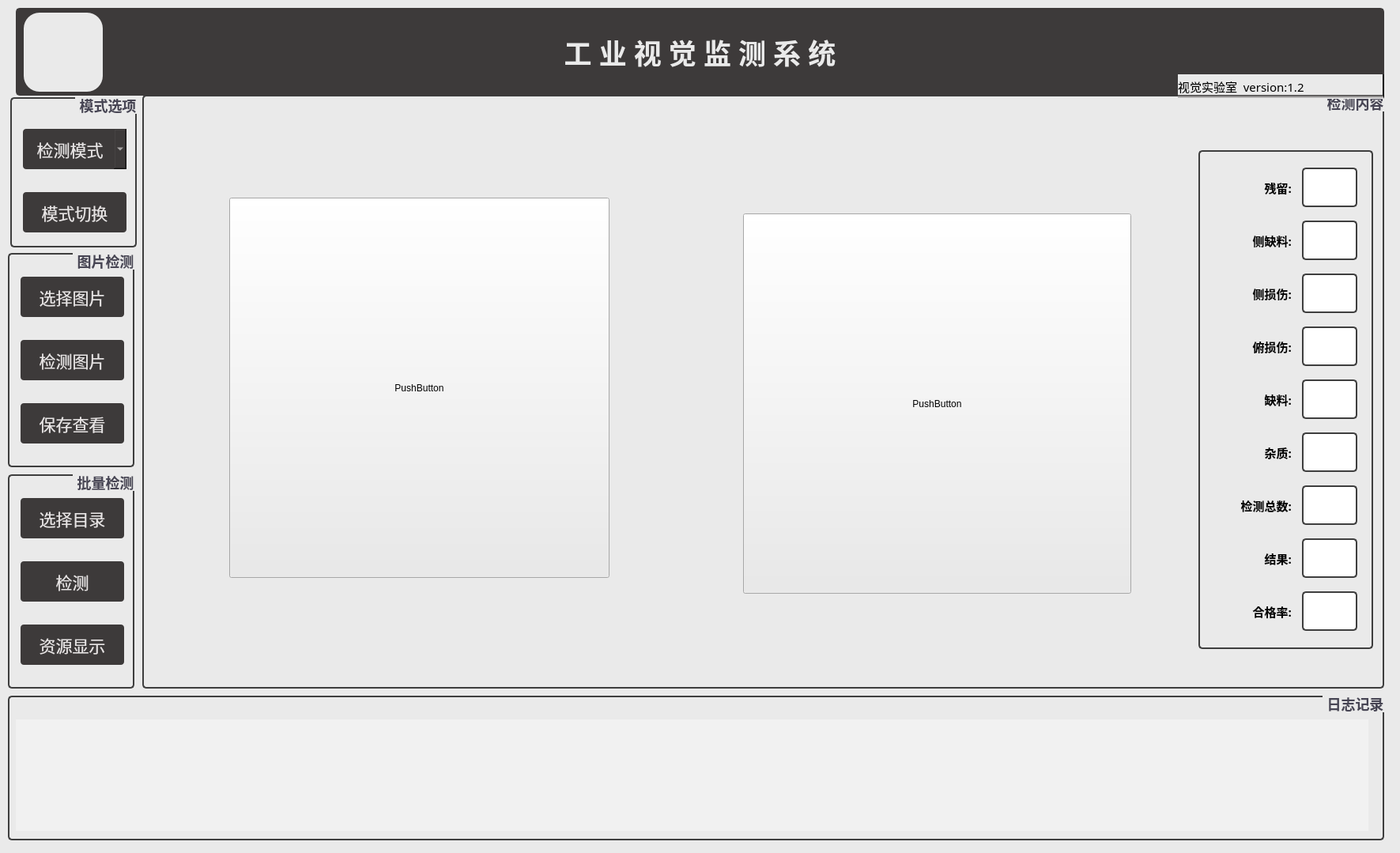
<?xml version="1.0" encoding="UTF-8"?>
<ui version="4.0">
 <author>lenks</author>
 <class>Form</class>
 <widget class="QWidget" name="Form">
  <property name="geometry">
   <rect>
    <x>0</x>
    <y>0</y>
    <width>1771</width>
    <height>1079</height>
   </rect>
  </property>
  <property name="maximumSize">
   <size>
    <width>166666</width>
    <height>166666</height>
   </size>
  </property>
  <property name="windowTitle">
   <string>工业视觉监测系统ver1.2</string>
  </property>
  <property name="styleSheet">
   <string notr="true">QWidget{
background-color:#eaeaea;
}</string>
  </property>
  <widget class="QGroupBox" name="groupBox_6">
   <property name="geometry">
    <rect>
     <x>180</x>
     <y>120</y>
     <width>1571</width>
     <height>751</height>
    </rect>
   </property>
   <property name="styleSheet">
    <string notr="true">QGroupBox{
border: 2px solid #3e3e3e;
border-radius:5px;
margin-top:2ex;
font-family:微软雅黑;
font:bold 18px;
color:#474554;
}
QGroupBox::title
{
subcontrol-origin:margin;
subcontrol-position:top right;
padding:0 3px;
}</string>
   </property>
   <property name="title">
    <string>检测内容</string>
   </property>
   <widget class="QLabel" name="label">
    <property name="geometry">
     <rect>
      <x>10</x>
      <y>30</y>
      <width>651</width>
      <height>711</height>
     </rect>
    </property>
    <property name="font">
     <font>
      <family>微软雅黑</family>
      <pointsize>10</pointsize>
      <weight>75</weight>
      <bold>true</bold>
     </font>
    </property>
    <property name="layoutDirection">
     <enum>Qt::LeftToRight</enum>
    </property>
    <property name="styleSheet">
     <string notr="true">QLabel{
background-color:#eaeaea;
}</string>
    </property>
    <property name="text">
     <string>待检测图片</string>
    </property>
    <property name="alignment">
     <set>Qt::AlignCenter</set>
    </property>
   </widget>
   <widget class="QLabel" name="label2">
    <property name="enabled">
     <bool>true</bool>
    </property>
    <property name="geometry">
     <rect>
      <x>670</x>
      <y>30</y>
      <width>651</width>
      <height>711</height>
     </rect>
    </property>
    <property name="maximumSize">
     <size>
      <width>16777215</width>
      <height>16777215</height>
     </size>
    </property>
    <property name="font">
     <font>
      <family>微软雅黑</family>
      <pointsize>10</pointsize>
      <weight>75</weight>
      <bold>true</bold>
     </font>
    </property>
    <property name="layoutDirection">
     <enum>Qt::LeftToRight</enum>
    </property>
    <property name="styleSheet">
     <string notr="true">QLabel{
background-color:#eaeaea;
}</string>
    </property>
    <property name="text">
     <string>图片检测结果</string>
    </property>
    <property name="alignment">
     <set>Qt::AlignCenter</set>
    </property>
   </widget>
   <widget class="QGroupBox" name="groupBox">
    <property name="geometry">
     <rect>
      <x>1336</x>
      <y>70</y>
      <width>221</width>
      <height>631</height>
     </rect>
    </property>
    <layout class="QGridLayout" name="gridLayout">
     <item row="7" column="1">
      <widget class="QLabel" name="t8">
       <property name="maximumSize">
        <size>
         <width>70</width>
         <height>16777215</height>
        </size>
       </property>
       <property name="font">
        <font>
         <family>微软雅黑</family>
         <pointsize>12</pointsize>
         <weight>50</weight>
         <bold>false</bold>
        </font>
       </property>
       <property name="cursor">
        <cursorShape>PointingHandCursor</cursorShape>
       </property>
       <property name="styleSheet">
        <string notr="true">QLabel{
color:red;
background-color:white;
border: 2px solid #3e3e3e;
border-radius:5px;
}</string>
       </property>
       <property name="text">
        <string/>
       </property>
       <property name="alignment">
        <set>Qt::AlignCenter</set>
       </property>
      </widget>
     </item>
     <item row="6" column="0">
      <widget class="QLabel" name="label_9">
       <property name="maximumSize">
        <size>
         <width>100</width>
         <height>50</height>
        </size>
       </property>
       <property name="font">
        <font>
         <family>微软雅黑</family>
         <pointsize>11</pointsize>
         <weight>75</weight>
         <bold>true</bold>
        </font>
       </property>
       <property name="styleSheet">
        <string notr="true"/>
       </property>
       <property name="text">
        <string>检测总数:</string>
       </property>
       <property name="alignment">
        <set>Qt::AlignRight|Qt::AlignTrailing|Qt::AlignVCenter</set>
       </property>
      </widget>
     </item>
     <item row="4" column="0">
      <widget class="QLabel" name="label_7">
       <property name="maximumSize">
        <size>
         <width>100</width>
         <height>50</height>
        </size>
       </property>
       <property name="font">
        <font>
         <family>微软雅黑</family>
         <pointsize>11</pointsize>
         <weight>75</weight>
         <bold>true</bold>
        </font>
       </property>
       <property name="styleSheet">
        <string notr="true"/>
       </property>
       <property name="text">
        <string>缺料:</string>
       </property>
       <property name="alignment">
        <set>Qt::AlignRight|Qt::AlignTrailing|Qt::AlignVCenter</set>
       </property>
      </widget>
     </item>
     <item row="3" column="0">
      <widget class="QLabel" name="label_6">
       <property name="maximumSize">
        <size>
         <width>100</width>
         <height>50</height>
        </size>
       </property>
       <property name="font">
        <font>
         <family>微软雅黑</family>
         <pointsize>11</pointsize>
         <weight>75</weight>
         <bold>true</bold>
        </font>
       </property>
       <property name="styleSheet">
        <string notr="true"/>
       </property>
       <property name="text">
        <string>俯损伤:</string>
       </property>
       <property name="alignment">
        <set>Qt::AlignRight|Qt::AlignTrailing|Qt::AlignVCenter</set>
       </property>
      </widget>
     </item>
     <item row="2" column="0">
      <widget class="QLabel" name="label_5">
       <property name="maximumSize">
        <size>
         <width>100</width>
         <height>50</height>
        </size>
       </property>
       <property name="font">
        <font>
         <family>微软雅黑</family>
         <pointsize>11</pointsize>
         <weight>75</weight>
         <bold>true</bold>
        </font>
       </property>
       <property name="styleSheet">
        <string notr="true"/>
       </property>
       <property name="text">
        <string>侧损伤:</string>
       </property>
       <property name="alignment">
        <set>Qt::AlignRight|Qt::AlignTrailing|Qt::AlignVCenter</set>
       </property>
      </widget>
     </item>
     <item row="1" column="1">
      <widget class="QLabel" name="t2">
       <property name="maximumSize">
        <size>
         <width>70</width>
         <height>16777215</height>
        </size>
       </property>
       <property name="font">
        <font>
         <family>微软雅黑</family>
         <pointsize>12</pointsize>
         <weight>50</weight>
         <bold>false</bold>
        </font>
       </property>
       <property name="cursor">
        <cursorShape>PointingHandCursor</cursorShape>
       </property>
       <property name="styleSheet">
        <string notr="true">QLabel{
color:red;
background-color:white;
border: 2px solid #3e3e3e;
border-radius:5px;
}</string>
       </property>
       <property name="text">
        <string/>
       </property>
       <property name="alignment">
        <set>Qt::AlignCenter</set>
       </property>
      </widget>
     </item>
     <item row="5" column="1">
      <widget class="QLabel" name="t6">
       <property name="maximumSize">
        <size>
         <width>70</width>
         <height>16777215</height>
        </size>
       </property>
       <property name="font">
        <font>
         <family>微软雅黑</family>
         <pointsize>12</pointsize>
         <weight>50</weight>
         <bold>false</bold>
        </font>
       </property>
       <property name="cursor">
        <cursorShape>PointingHandCursor</cursorShape>
       </property>
       <property name="styleSheet">
        <string notr="true">QLabel{
color:red;
background-color:white;
border: 2px solid #3e3e3e;
border-radius:5px;
}</string>
       </property>
       <property name="text">
        <string/>
       </property>
       <property name="alignment">
        <set>Qt::AlignCenter</set>
       </property>
      </widget>
     </item>
     <item row="4" column="1">
      <widget class="QLabel" name="t5">
       <property name="maximumSize">
        <size>
         <width>70</width>
         <height>16777215</height>
        </size>
       </property>
       <property name="font">
        <font>
         <family>微软雅黑</family>
         <pointsize>12</pointsize>
         <weight>50</weight>
         <bold>false</bold>
        </font>
       </property>
       <property name="cursor">
        <cursorShape>PointingHandCursor</cursorShape>
       </property>
       <property name="styleSheet">
        <string notr="true">QLabel{
color:red;
background-color:white;
border: 2px solid #3e3e3e;
border-radius:5px;
}</string>
       </property>
       <property name="text">
        <string/>
       </property>
       <property name="alignment">
        <set>Qt::AlignCenter</set>
       </property>
      </widget>
     </item>
     <item row="6" column="1">
      <widget class="QLabel" name="t7">
       <property name="maximumSize">
        <size>
         <width>70</width>
         <height>16777215</height>
        </size>
       </property>
       <property name="font">
        <font>
         <family>微软雅黑</family>
         <pointsize>12</pointsize>
         <weight>50</weight>
         <bold>false</bold>
        </font>
       </property>
       <property name="cursor">
        <cursorShape>PointingHandCursor</cursorShape>
       </property>
       <property name="styleSheet">
        <string notr="true">QLabel{
color:red;
background-color:white;
border: 2px solid #3e3e3e;
border-radius:5px;
}</string>
       </property>
       <property name="text">
        <string/>
       </property>
       <property name="alignment">
        <set>Qt::AlignCenter</set>
       </property>
      </widget>
     </item>
     <item row="5" column="0">
      <widget class="QLabel" name="label_8">
       <property name="maximumSize">
        <size>
         <width>100</width>
         <height>50</height>
        </size>
       </property>
       <property name="font">
        <font>
         <family>微软雅黑</family>
         <pointsize>11</pointsize>
         <weight>75</weight>
         <bold>true</bold>
        </font>
       </property>
       <property name="styleSheet">
        <string notr="true"/>
       </property>
       <property name="text">
        <string>杂质:</string>
       </property>
       <property name="alignment">
        <set>Qt::AlignRight|Qt::AlignTrailing|Qt::AlignVCenter</set>
       </property>
      </widget>
     </item>
     <item row="1" column="0">
      <widget class="QLabel" name="label_4">
       <property name="maximumSize">
        <size>
         <width>100</width>
         <height>50</height>
        </size>
       </property>
       <property name="font">
        <font>
         <family>微软雅黑</family>
         <pointsize>11</pointsize>
         <weight>75</weight>
         <bold>true</bold>
        </font>
       </property>
       <property name="styleSheet">
        <string notr="true"/>
       </property>
       <property name="text">
        <string>侧缺料:</string>
       </property>
       <property name="alignment">
        <set>Qt::AlignRight|Qt::AlignTrailing|Qt::AlignVCenter</set>
       </property>
      </widget>
     </item>
     <item row="2" column="1">
      <widget class="QLabel" name="t3">
       <property name="maximumSize">
        <size>
         <width>70</width>
         <height>16777215</height>
        </size>
       </property>
       <property name="font">
        <font>
         <family>微软雅黑</family>
         <pointsize>12</pointsize>
         <weight>50</weight>
         <bold>false</bold>
        </font>
       </property>
       <property name="cursor">
        <cursorShape>PointingHandCursor</cursorShape>
       </property>
       <property name="styleSheet">
        <string notr="true">QLabel{
color:red;
background-color:white;
border: 2px solid #3e3e3e;
border-radius:5px;
}</string>
       </property>
       <property name="text">
        <string/>
       </property>
       <property name="alignment">
        <set>Qt::AlignCenter</set>
       </property>
      </widget>
     </item>
     <item row="7" column="0">
      <widget class="QLabel" name="label_10">
       <property name="maximumSize">
        <size>
         <width>100</width>
         <height>50</height>
        </size>
       </property>
       <property name="font">
        <font>
         <family>微软雅黑</family>
         <pointsize>11</pointsize>
         <weight>75</weight>
         <bold>true</bold>
        </font>
       </property>
       <property name="styleSheet">
        <string notr="true"/>
       </property>
       <property name="text">
        <string>结果:</string>
       </property>
       <property name="alignment">
        <set>Qt::AlignRight|Qt::AlignTrailing|Qt::AlignVCenter</set>
       </property>
      </widget>
     </item>
     <item row="0" column="0">
      <widget class="QLabel" name="label_3">
       <property name="maximumSize">
        <size>
         <width>100</width>
         <height>50</height>
        </size>
       </property>
       <property name="font">
        <font>
         <family>微软雅黑</family>
         <pointsize>11</pointsize>
         <weight>75</weight>
         <bold>true</bold>
        </font>
       </property>
       <property name="styleSheet">
        <string notr="true"/>
       </property>
       <property name="text">
        <string>残留:</string>
       </property>
       <property name="alignment">
        <set>Qt::AlignRight|Qt::AlignTrailing|Qt::AlignVCenter</set>
       </property>
      </widget>
     </item>
     <item row="3" column="1">
      <widget class="QLabel" name="t4">
       <property name="maximumSize">
        <size>
         <width>70</width>
         <height>16777215</height>
        </size>
       </property>
       <property name="font">
        <font>
         <family>微软雅黑</family>
         <pointsize>12</pointsize>
         <weight>50</weight>
         <bold>false</bold>
        </font>
       </property>
       <property name="cursor">
        <cursorShape>PointingHandCursor</cursorShape>
       </property>
       <property name="styleSheet">
        <string notr="true">QLabel{
color:red;
background-color:white;
border: 2px solid #3e3e3e;
border-radius:5px;
}</string>
       </property>
       <property name="text">
        <string/>
       </property>
       <property name="alignment">
        <set>Qt::AlignCenter</set>
       </property>
      </widget>
     </item>
     <item row="0" column="1">
      <widget class="QLabel" name="t1">
       <property name="maximumSize">
        <size>
         <width>70</width>
         <height>16777215</height>
        </size>
       </property>
       <property name="font">
        <font>
         <family>微软雅黑</family>
         <pointsize>12</pointsize>
         <weight>50</weight>
         <bold>false</bold>
        </font>
       </property>
       <property name="cursor">
        <cursorShape>PointingHandCursor</cursorShape>
       </property>
       <property name="styleSheet">
        <string notr="true">QLabel{
color:red;
background-color:white;
border: 2px solid #3e3e3e;
border-radius:5px;
}</string>
       </property>
       <property name="text">
        <string/>
       </property>
       <property name="alignment">
        <set>Qt::AlignCenter</set>
       </property>
      </widget>
     </item>
     <item row="8" column="1">
      <widget class="QLabel" name="t9">
       <property name="maximumSize">
        <size>
         <width>70</width>
         <height>16777215</height>
        </size>
       </property>
       <property name="font">
        <font>
         <family>微软雅黑</family>
         <pointsize>12</pointsize>
         <weight>50</weight>
         <bold>false</bold>
        </font>
       </property>
       <property name="cursor">
        <cursorShape>PointingHandCursor</cursorShape>
       </property>
       <property name="styleSheet">
        <string notr="true">QLabel{
color:red;
background-color:white;
border: 2px solid #3e3e3e;
border-radius:5px;
}</string>
       </property>
       <property name="text">
        <string/>
       </property>
       <property name="alignment">
        <set>Qt::AlignCenter</set>
       </property>
      </widget>
     </item>
     <item row="8" column="0">
      <widget class="QLabel" name="label_11">
       <property name="maximumSize">
        <size>
         <width>100</width>
         <height>50</height>
        </size>
       </property>
       <property name="font">
        <font>
         <family>微软雅黑</family>
         <pointsize>11</pointsize>
         <weight>75</weight>
         <bold>true</bold>
        </font>
       </property>
       <property name="styleSheet">
        <string notr="true"/>
       </property>
       <property name="text">
        <string>合格率:</string>
       </property>
       <property name="alignment">
        <set>Qt::AlignRight|Qt::AlignTrailing|Qt::AlignVCenter</set>
       </property>
      </widget>
     </item>
    </layout>
   </widget>
   <widget class="QPushButton" name="get_image">
    <property name="geometry">
     <rect>
      <x>110</x>
      <y>130</y>
      <width>481</width>
      <height>481</height>
     </rect>
    </property>
    <property name="text">
     <string>PushButton</string>
    </property>
   </widget>
   <widget class="QPushButton" name="result_img">
    <property name="geometry">
     <rect>
      <x>760</x>
      <y>150</y>
      <width>491</width>
      <height>481</height>
     </rect>
    </property>
    <property name="text">
     <string>PushButton</string>
    </property>
   </widget>
   <widget class="QLabel" name="flag">
    <property name="geometry">
     <rect>
      <x>450</x>
      <y>110</y>
      <width>200</width>
      <height>200</height>
     </rect>
    </property>
    <property name="maximumSize">
     <size>
      <width>400</width>
      <height>400</height>
     </size>
    </property>
    <property name="autoFillBackground">
     <bool>false</bool>
    </property>
    <property name="styleSheet">
     <string notr="true">QLabel{
background-color:rgb(22,22,22,0)
}</string>
    </property>
    <property name="text">
     <string/>
    </property>
   </widget>
  </widget>
  <widget class="QGroupBox" name="groupBox_4">
   <property name="geometry">
    <rect>
     <x>10</x>
     <y>600</y>
     <width>160</width>
     <height>271</height>
    </rect>
   </property>
   <property name="maximumSize">
    <size>
     <width>160</width>
     <height>16777215</height>
    </size>
   </property>
   <property name="styleSheet">
    <string notr="true">QGroupBox{
border: 2px solid #3e3e3e;
border-radius:5px;
margin-top:2ex;
font-family:微软雅黑;
font:bold 18px;
color:#474554;
}
QGroupBox::title
{
subcontrol-origin:margin;
subcontrol-position:top right;
padding:0 3px;
}</string>
   </property>
   <property name="title">
    <string>批量检测</string>
   </property>
   <widget class="QPushButton" name="btn5_1">
    <property name="geometry">
     <rect>
      <x>16</x>
      <y>110</y>
      <width>131</width>
      <height>51</height>
     </rect>
    </property>
    <property name="font">
     <font>
      <family>微软雅黑</family>
      <pointsize>-1</pointsize>
      <weight>50</weight>
      <italic>false</italic>
      <bold>false</bold>
     </font>
    </property>
    <property name="styleSheet">
     <string notr="true">QPushButton{
text-align : center;
 background-color :#3D3A3A;
 font-family:微软雅黑;
 border-color: gray;
 border-width: 0px;
 border-radius: 4px;
 padding: 6px;
 height : 14px;
 border-style: outset;
 font : 21px;
 color:#E7E4E4
}
 QPushButton:pressed
{background-color :#666666;
 font-family:微软雅黑;
 border-color: gray;
 border-width: 0px;
 border-radius: 4px;
 padding: 6px;
 height : 14px;
 border-style: outset;
 font : 20px;
 color:#E7E4E4}
</string>
    </property>
    <property name="text">
     <string>检测</string>
    </property>
   </widget>
   <widget class="QPushButton" name="btn5_2">
    <property name="geometry">
     <rect>
      <x>16</x>
      <y>30</y>
      <width>131</width>
      <height>51</height>
     </rect>
    </property>
    <property name="font">
     <font>
      <family>微软雅黑</family>
      <pointsize>-1</pointsize>
      <weight>50</weight>
      <italic>false</italic>
      <bold>false</bold>
     </font>
    </property>
    <property name="styleSheet">
     <string notr="true">QPushButton{
text-align : center;
 background-color :#3D3A3A;
 font-family:微软雅黑;
 border-color: gray;
 border-width: 0px;
 border-radius: 4px;
 padding: 6px;
 height : 14px;
 border-style: outset;
 font : 21px;
 color:#E7E4E4
}
 QPushButton:pressed
{background-color :#666666;
 font-family:微软雅黑;
 border-color: gray;
 border-width: 0px;
 border-radius: 4px;
 padding: 6px;
 height : 14px;
 border-style: outset;
 font : 20px;
 color:#E7E4E4}
</string>
    </property>
    <property name="text">
     <string>选择目录</string>
    </property>
   </widget>
   <widget class="QPushButton" name="btn5_3">
    <property name="geometry">
     <rect>
      <x>16</x>
      <y>190</y>
      <width>131</width>
      <height>51</height>
     </rect>
    </property>
    <property name="font">
     <font>
      <family>微软雅黑</family>
      <pointsize>-1</pointsize>
      <weight>50</weight>
      <italic>false</italic>
      <bold>false</bold>
     </font>
    </property>
    <property name="styleSheet">
     <string notr="true">QPushButton{
text-align : center;
 background-color :#3D3A3A;
 font-family:微软雅黑;
 border-color: gray;
 border-width: 0px;
 border-radius: 4px;
 padding: 6px;
 height : 14px;
 border-style: outset;
 font : 21px;
 color:#E7E4E4
}
 QPushButton:pressed
{background-color :#666666;
 font-family:微软雅黑;
 border-color: gray;
 border-width: 0px;
 border-radius: 4px;
 padding: 6px;
 height : 14px;
 border-style: outset;
 font : 20px;
 color:#E7E4E4}
</string>
    </property>
    <property name="text">
     <string>资源显示</string>
    </property>
   </widget>
  </widget>
  <widget class="QGroupBox" name="groupBox_3">
   <property name="geometry">
    <rect>
     <x>13</x>
     <y>123</y>
     <width>160</width>
     <height>190</height>
    </rect>
   </property>
   <property name="minimumSize">
    <size>
     <width>0</width>
     <height>0</height>
    </size>
   </property>
   <property name="maximumSize">
    <size>
     <width>160</width>
     <height>16777215</height>
    </size>
   </property>
   <property name="styleSheet">
    <string notr="true">QGroupBox{
border: 2px solid #3e3e3e;
border-radius:5px;
margin-top:2ex;
font-family:微软雅黑;
font:bold 18px;
color:#474554;
}
QGroupBox::title
{
subcontrol-origin:margin;
subcontrol-position:top right;
padding:0 3px;
}</string>
   </property>
   <property name="title">
    <string>模式选项</string>
   </property>
   <widget class="QComboBox" name="comboBox4">
    <property name="geometry">
     <rect>
      <x>16</x>
      <y>40</y>
      <width>131</width>
      <height>51</height>
     </rect>
    </property>
    <property name="styleSheet">
     <string notr="true"> text-align : center;
 background-color :#3D3A3A;
 font: bold;
 font-family:微软雅黑;
 border-color: gray;
 border-width: 0px;
 border-radius: 4px;
 padding: 6px;
 height : 14px;
 border-style: outset;
 font : 21px;
 color:#E7E4E4
</string>
    </property>
    <item>
     <property name="text">
      <string>  检测模式</string>
     </property>
    </item>
    <item>
     <property name="text">
      <string>  评估模式</string>
     </property>
    </item>
   </widget>
   <widget class="QPushButton" name="btn4_1">
    <property name="geometry">
     <rect>
      <x>16</x>
      <y>120</y>
      <width>131</width>
      <height>51</height>
     </rect>
    </property>
    <property name="font">
     <font>
      <family>微软雅黑</family>
      <pointsize>-1</pointsize>
      <weight>50</weight>
      <italic>false</italic>
      <bold>false</bold>
     </font>
    </property>
    <property name="styleSheet">
     <string notr="true">QPushButton{
text-align : center;
 background-color :#3D3A3A;
 font-family:微软雅黑;
 border-color: gray;
 border-width: 0px;
 border-radius: 4px;
 padding: 6px;
 height : 14px;
 border-style: outset;
 font : 21px;
 color:#E7E4E4
}
 QPushButton:pressed
{background-color :#666666;
 font-family:微软雅黑;
 border-color: gray;
 border-width: 0px;
 border-radius: 4px;
 padding: 6px;
 height : 14px;
 border-style: outset;
 font : 20px;
 color:#E7E4E4}
</string>
    </property>
    <property name="text">
     <string>模式切换</string>
    </property>
   </widget>
  </widget>
  <widget class="QGroupBox" name="groupBox">
   <property name="geometry">
    <rect>
     <x>10</x>
     <y>320</y>
     <width>160</width>
     <height>271</height>
    </rect>
   </property>
   <property name="maximumSize">
    <size>
     <width>160</width>
     <height>16777215</height>
    </size>
   </property>
   <property name="styleSheet">
    <string notr="true">QGroupBox{
border: 2px solid #3e3e3e;
border-radius:5px;
margin-top:2ex;
font-family:微软雅黑;
font:bold 18px;
color:#474554;
}
QGroupBox::title
{
subcontrol-origin:margin;
subcontrol-position:top right;
padding:0 3px;
}</string>
   </property>
   <property name="title">
    <string>图片检测</string>
   </property>
   <widget class="QPushButton" name="btn1_1">
    <property name="geometry">
     <rect>
      <x>16</x>
      <y>30</y>
      <width>131</width>
      <height>51</height>
     </rect>
    </property>
    <property name="minimumSize">
     <size>
      <width>0</width>
      <height>0</height>
     </size>
    </property>
    <property name="font">
     <font>
      <family>微软雅黑</family>
      <pointsize>-1</pointsize>
      <weight>50</weight>
      <italic>false</italic>
      <bold>false</bold>
     </font>
    </property>
    <property name="styleSheet">
     <string notr="true">QPushButton{
text-align : center;
 background-color :#3D3A3A;
 font-family:微软雅黑;
 border-color: gray;
 border-width: 0px;
 border-radius: 4px;
 padding: 6px;
 height : 14px;
 border-style: outset;
 font : 21px;
 color:#E7E4E4
}
 QPushButton:pressed
{background-color :#666666;
 font-family:微软雅黑;
 border-color: gray;
 border-width: 0px;
 border-radius: 4px;
 padding: 6px;
 height : 14px;
 border-style: outset;
 font : 20px;
 color:#E7E4E4}
</string>
    </property>
    <property name="text">
     <string>选择图片</string>
    </property>
   </widget>
   <widget class="QPushButton" name="btn1_2">
    <property name="geometry">
     <rect>
      <x>16</x>
      <y>110</y>
      <width>131</width>
      <height>51</height>
     </rect>
    </property>
    <property name="font">
     <font>
      <family>微软雅黑</family>
      <pointsize>-1</pointsize>
      <weight>50</weight>
      <italic>false</italic>
      <bold>false</bold>
     </font>
    </property>
    <property name="styleSheet">
     <string notr="true">QPushButton{
text-align : center;
 background-color :#3D3A3A;
 font-family:微软雅黑;
 border-color: gray;
 border-width: 0px;
 border-radius: 4px;
 padding: 6px;
 height : 14px;
 border-style: outset;
 font : 21px;
 color:#E7E4E4
}
 QPushButton:pressed
{background-color :#666666;
 font-family:微软雅黑;
 border-color: gray;
 border-width: 0px;
 border-radius: 4px;
 padding: 6px;
 height : 14px;
 border-style: outset;
 font : 20px;
 color:#E7E4E4}
</string>
    </property>
    <property name="text">
     <string>检测图片</string>
    </property>
   </widget>
   <widget class="QPushButton" name="btn1_3">
    <property name="geometry">
     <rect>
      <x>16</x>
      <y>190</y>
      <width>131</width>
      <height>51</height>
     </rect>
    </property>
    <property name="font">
     <font>
      <family>微软雅黑</family>
      <pointsize>-1</pointsize>
      <weight>50</weight>
      <italic>false</italic>
      <bold>false</bold>
     </font>
    </property>
    <property name="styleSheet">
     <string notr="true">QPushButton{
text-align : center;
 background-color :#3D3A3A;
 font-family:微软雅黑;
 border-color: gray;
 border-width: 0px;
 border-radius: 4px;
 padding: 6px;
 height : 14px;
 border-style: outset;
 font : 21px;
 color:#E7E4E4
}
 QPushButton:pressed
{background-color :#666666;
 font-family:微软雅黑;
 border-color: gray;
 border-width: 0px;
 border-radius: 4px;
 padding: 6px;
 height : 14px;
 border-style: outset;
 font : 20px;
 color:#E7E4E4}
</string>
    </property>
    <property name="text">
     <string>保存查看</string>
    </property>
   </widget>
  </widget>
  <widget class="QGroupBox" name="groupBox_7">
   <property name="geometry">
    <rect>
     <x>10</x>
     <y>880</y>
     <width>1741</width>
     <height>183</height>
    </rect>
   </property>
   <property name="styleSheet">
    <string notr="true">QGroupBox{
border: 2px solid #3e3e3e;
border-radius:5px;
margin-top:2ex;
font-family:微软雅黑;
font:bold 18px;
color:#474554;

}
QGroupBox::title
{
subcontrol-origin:margin;
subcontrol-position:top right;
padding:0 3px;
}</string>
   </property>
   <property name="title">
    <string>日志记录</string>
   </property>
   <widget class="QTextBrowser" name="tps">
    <property name="geometry">
     <rect>
      <x>10</x>
      <y>30</y>
      <width>1711</width>
      <height>141</height>
     </rect>
    </property>
    <property name="maximumSize">
     <size>
      <width>16777215</width>
      <height>16777215</height>
     </size>
    </property>
    <property name="styleSheet">
     <string notr="true">QTextBrowser{
border:0px;
font-family:微软雅黑;
font:bold 18px;
color:#4A708B;
background-color:#F1F1F1
}
</string>
    </property>
   </widget>
  </widget>
  <widget class="QLabel" name="label_2">
   <property name="geometry">
    <rect>
     <x>20</x>
     <y>10</y>
     <width>1731</width>
     <height>111</height>
    </rect>
   </property>
   <property name="font">
    <font>
     <family>幼圆</family>
     <pointsize>26</pointsize>
     <weight>75</weight>
     <italic>false</italic>
     <bold>true</bold>
    </font>
   </property>
   <property name="styleSheet">
    <string notr="true">QLabel{
border: 2px solid #3d3a3a;
border-radius:5px;
color:#eaeaea;
background-color:#3d3a3a;
}</string>
   </property>
   <property name="text">
    <string>工 业 视 觉 监 测 系 统</string>
   </property>
   <property name="textFormat">
    <enum>Qt::AutoText</enum>
   </property>
   <property name="alignment">
    <set>Qt::AlignCenter</set>
   </property>
  </widget>
  <widget class="QLabel" name="label_12">
   <property name="geometry">
    <rect>
     <x>30</x>
     <y>16</y>
     <width>100</width>
     <height>100</height>
    </rect>
   </property>
   <property name="styleSheet">
    <string notr="true">QLabel{
border-radius:20px;
background-color:#eaeaea;
}</string>
   </property>
   <property name="text">
    <string/>
   </property>
  </widget>
  <widget class="QLabel" name="label_13">
   <property name="geometry">
    <rect>
     <x>1490</x>
     <y>94</y>
     <width>261</width>
     <height>31</height>
    </rect>
   </property>
   <property name="font">
    <font>
     <family>幼圆</family>
     <pointsize>11</pointsize>
    </font>
   </property>
   <property name="styleSheet">
    <string notr="true">QLabel{
border-bottom:5px solid qlineargradient(y0:0, y1:1,stop: 0 white, stop: 1  #3d3a3a);
border-right:2px solid ;
background-color:#eaeaea;
}</string>
   </property>
   <property name="text">
    <string>视觉实验室  version:1.2</string>
   </property>
  </widget>
 </widget>
 <resources>
  <include location="utils/123.qrc"/>
 </resources>
 <connections/>
</ui>
